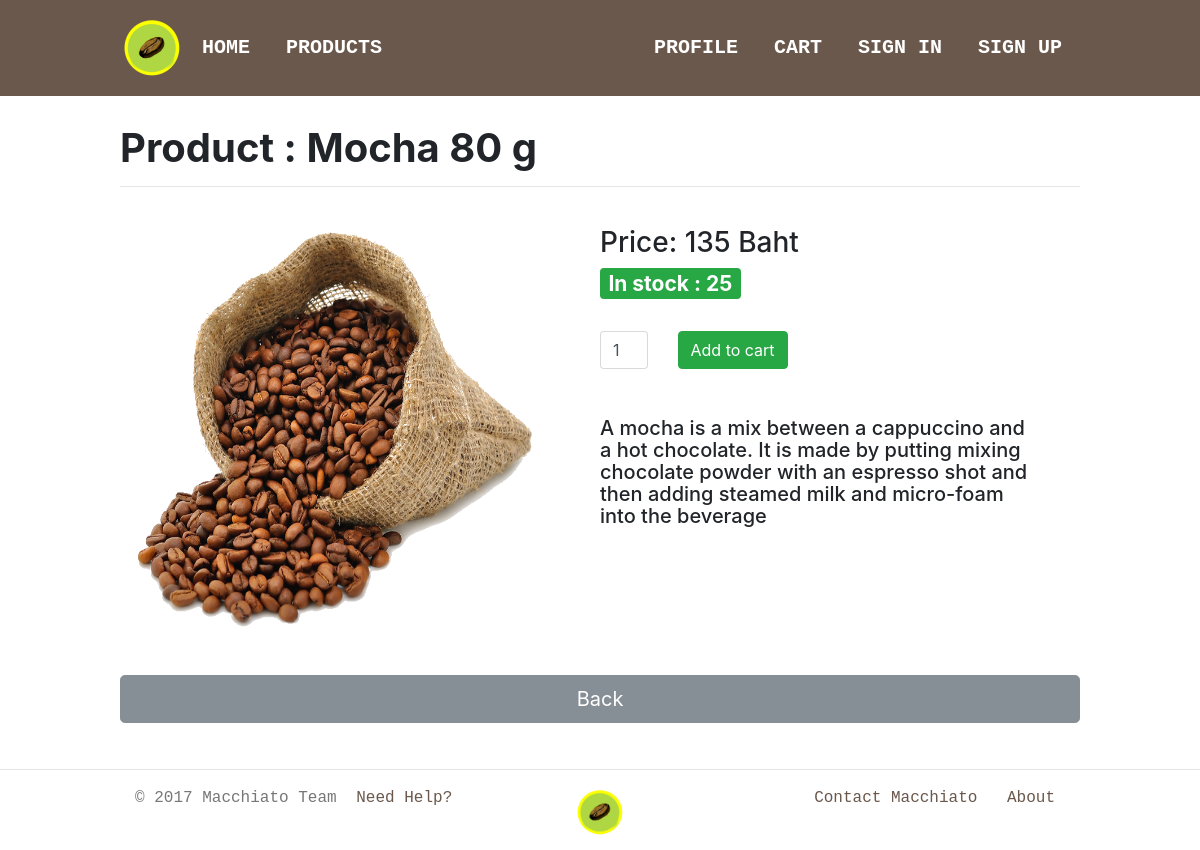
Screenshot of /product/4/ with the database file from the repository.
### main/models.py (models this page shows, shortened)
class Product(models.Model):
    name = models.CharField(max_length=100)         # Product name
    category = models.CharField(max_length=30)      # Product category: Coffee or Tea
    price = models.IntegerField(default=0)          # Price per piece of product
    stock = models.IntegerField(default=0)          # Stock available of product
    description = models.TextField()                # Product description
    img_url = models.CharField(max_length=200)      # Image file url for showing of product

### main/views.py (the view)
# urls.py: url(r'^product/(?P<p_id>[0-9]+)/', views.product_detail, name='product_detail'),
def product_detail(request, p_id):
    product = get_object_or_404(Product, pk=p_id)
    context = { "product": product }
    return render(request, 'product_detail.html', context)

### main/templates/product_detail.html
{% extends 'base.html' %}
{% load static %}
{% block content %}
  <h1><b>Product : {{ product.name }}</b></h1>
  <hr />
  <br />
  <div class="row col-sm-12">
    <div class="col-sm-6">
      <right>
        <img src="{{ product.img_url }}" width="400px" height="400px">
      </right>
    </div>
    <div class="col-sm-6">
      <h3>Price: {{ product.price }} Baht</h3>
      {% if product.stock > 0 %}
        <h3 class="text-success"><span class="badge badge-success">In stock : {{ product.stock }}</span></h3>
        <br/>
        <div class="row">
          <div class="col-sm-2">
            <input name="amount" value="1" type="text" class="form-control">
          </div>
          <div class="col-sm-4">
            <a class="btn btn-success" href="{% url 'cart' %}">Add to cart</a>
          </div>
        </div>
      {% else %}
        <h3 class="text-danger"><span class="badge badge-danger">Out of stock</span></h3>
      {% endif %}
      <br />
      <br />
      <h5>{{ product.description }}</h5>
    </div>
  </div>
  <br />
  <br/>
  <a href="../../products" class="btn btn-secondary btn-block btn-lg">Back</a>
{% endblock %}

### main/static/css/templates.css (style rules this page uses)
body { margin: 0px 0px; }

### rows the page displays
Product: name "Mocha 80 g", img_url (picture), price "135", stock "25", description "A mocha is a mix between a cappuccino and a hot chocolate. It is made by putting mixing chocolate powder with an espresso shot and then adding steamed milk and micro-foam into the beverage"
